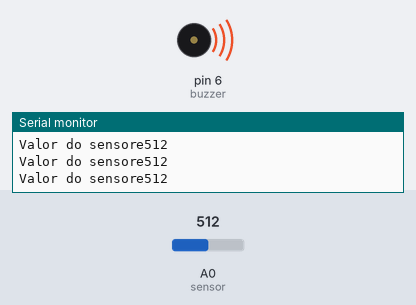
The sketch below on a simulated Arduino Uno, built with avr-gcc and run on an emulated ATmega328P. Shown: buzzer (waves = sounding, pin HIGH), the last lines printed to the serial monitor. Inputs (shaded band) come from the test bench; at power-on: A0 (sensor) = 512.

Above: at 1.2 s.
1.3 s: A0 (sensor) set to 474
At 2.5 s:
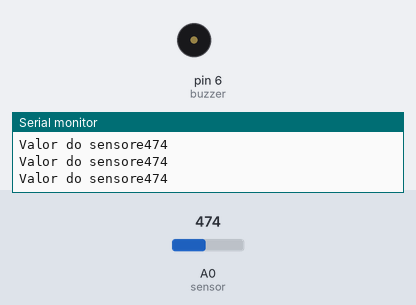
2.8 s: A0 (sensor) set to 500
At 4.0 s:
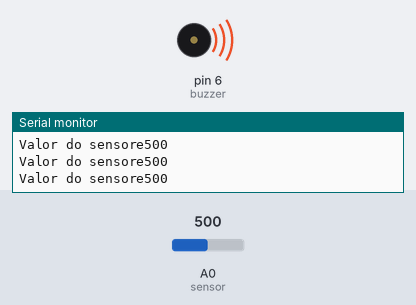
5.8 s: A0 (sensor) set to 480
At 7.2 s:
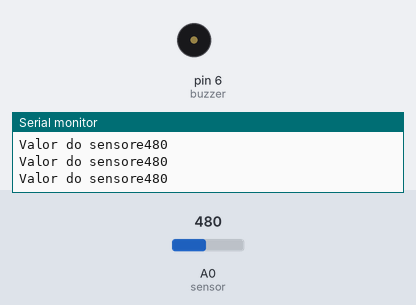
Timing chart, 0 to 8.8 s (numbered marks = the images above; inputs shaded):
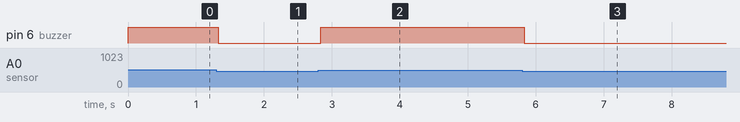

The sketch:

APITO.ino
```cpp
/* sensor de temperatura com o alarme*/
const int sensor= 0;
const int buzzer = 6;
int valorsensor = 0;

void setup (){
 pinMode (buzzer, OUTPUT);
 Serial.begin (9600);
}
void loop (){
  valorsensor = analogRead (sensor);
  Serial.print ("Valor do sensore");
  Serial.println (valorsensor);
  if (valorsensor > 490) {
    digitalWrite (buzzer, HIGH);
  }
  else {
    digitalWrite (buzzer, LOW);
  }
}
```

Measured:
- the behaviour switches between 491 and 490 on A0 (sensor) (found by bisection; images 0 and 1)
- after the input at 1.3 s, pin 6 (buzzer): HIGH → LOW at once
- after the input at 2.8 s, pin 6 (buzzer): LOW → HIGH at once
- after the input at 5.8 s, pin 6 (buzzer): HIGH → LOW at once
